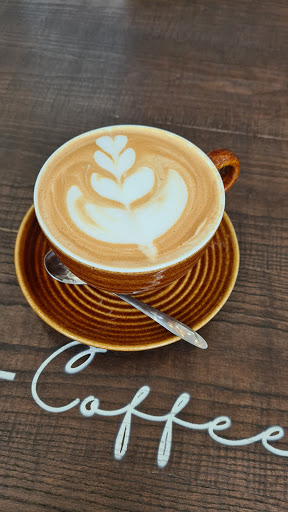
#> input picture views/2021-03-14_orig.png, 288 x 512 px
$ python lowhighpass.py
#> lines starting #> are read from the running program, lines starting #| are printed output that depends on the picture
import cv2
import numpy as np
from matplotlib import pyplot as plt
from numpy.fft import fft2, ifft2, fftshift, ifftshift


def lowPassButterWorth(im, cutOff, n):
    h = im.shape[0]
    w = im.shape[1]
    #img_float32 = np.float32(img)
    fftim = fftshift(fft2(im))
    x = np.linspace(-0.5, 0.5, w) * 2 * w
    y = np.linspace(-0.5, 0.5, h) * 2 * h
    u, v = np.meshgrid(x, y)
    dis = np.sqrt(u ** 2 + v ** 2)
    hhp = 1 / (1 + ((dis / cutOff) ** (2 * n)))
    out_spec_centre = fftim * hhp
    out_spec = ifftshift(out_spec_centre)
    out = np.abs(ifft2(out_spec))
    # out = (out - np.min(out)) / (np.max(out) - np.min(out))
    # out = np.uint8(255 * out)
    return out


def highPassGaussian(im, cutOff):
    h = im.shape[0]
    w = im.shape[1]
    #img_float32 = np.float32(img)
    fftim = fftshift(fft2(im))
    x = np.linspace(-1, 1, w) * 2 * w
    y = np.linspace(-1, 1, h) * 2 * h
    u, v = np.meshgrid(x, y)
    dis = np.sqrt(u ** 2 + v ** 2)
    hhp = 1 - (np.exp(-(dis ** 2) / (2 * (cutOff ** 2))))
    out_spec_centre = fftim * hhp
    out_spec = ifftshift(out_spec_centre)
    out = np.real(ifft2(out_spec))
    # out = (out - np.min(out)) / (np.max(out) - np.min(out))
    # out = np.uint8(255 * out)
    return out


if __name__ == '__main__':
    img = cv2.imread("../views/2021-03-14_orig.png", 0)
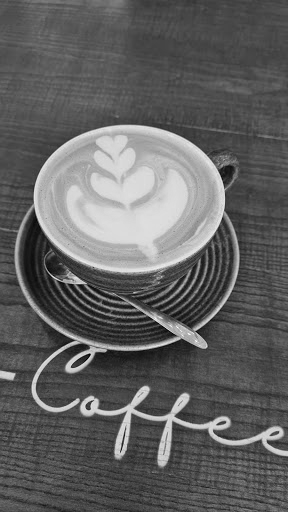
#> img: shape (512, 288); min 0, max 253, mean 97.5
    camLow = lowPassButterWorth(img, 50, 1)
#> in lowPassButterWorth, `out = np.abs(ifft2(out_spec))`:
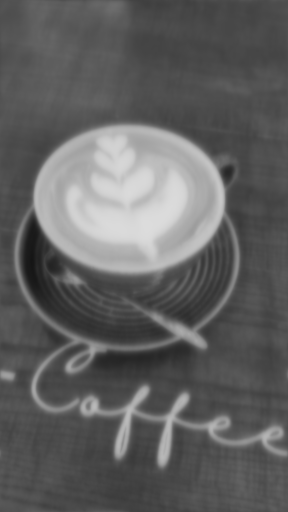
#> out: shape (512, 288) float64; min 21.67, max 220.8, mean 97.4
    plt.imshow(camLow, cmap='gray')
    plt.savefig("CameraManLow.png")
    camHigh = highPassGaussian(img, 50)
#> in highPassGaussian, `out = np.real(ifft2(out_spec))`:
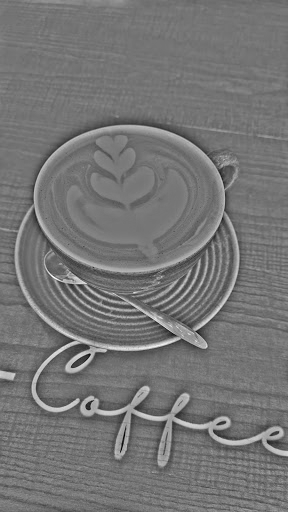
#> out: shape (512, 288) float64; min -137.1, max 161.1, mean 0.2; drawn with min black and max white
    plt.imshow(camHigh, cmap='gray')
    plt.savefig("CameraManHigh.png")
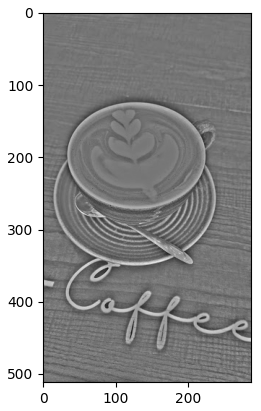
#> figure drawn by matplotlib, 1 panel


    plt.subplot(221), plt.imshow(img, cmap='gray')
    plt.title('Input Image'), plt.xticks([]), plt.yticks([])

    plt.subplot(222), plt.imshow(camLow, cmap='gray')
    plt.title('CameraManLow'), plt.xticks([]), plt.yticks([])


    plt.subplot(223), plt.imshow(camHigh, cmap='gray')
    plt.title('CameraManHigh'), plt.xticks([]), plt.yticks([])


    plt.show()

$ run again, with views/Fruit.png copied over views/2021-03-14_orig.png
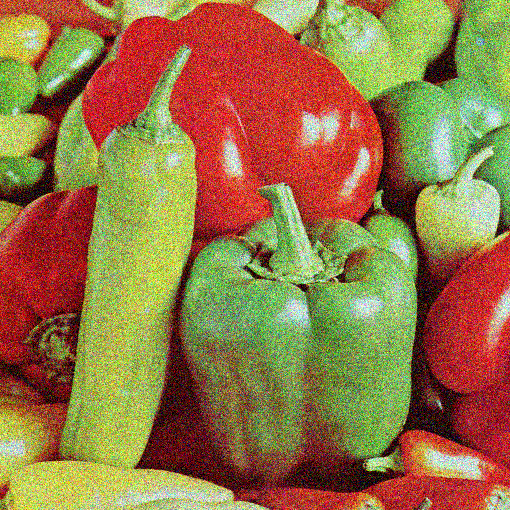
#> input picture views/Fruit.png, 510 x 510 px
#> `img = cv2.imread("../views/2021-03-14_orig.png", 0)`:
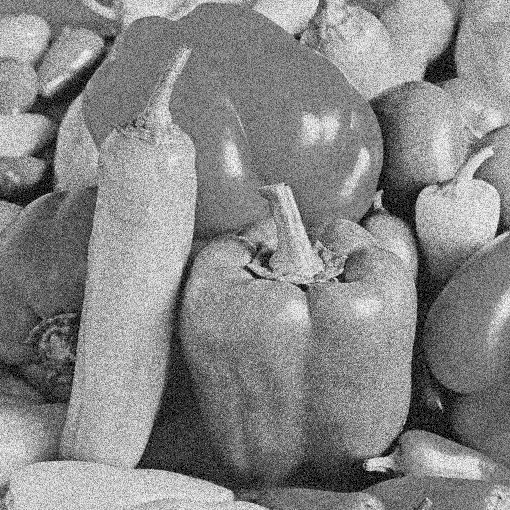
#> img: shape (510, 510); min 0, max 255, mean 134.9
#> `plt.savefig("CameraManHigh.png")`:
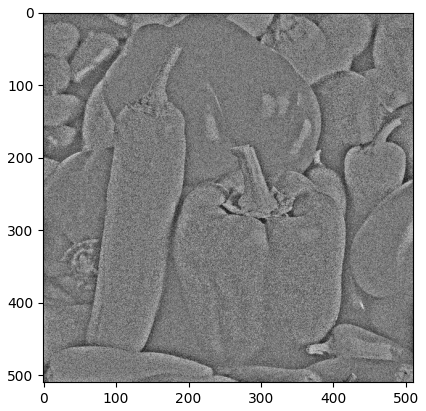
#> figure drawn by matplotlib, 1 panel
